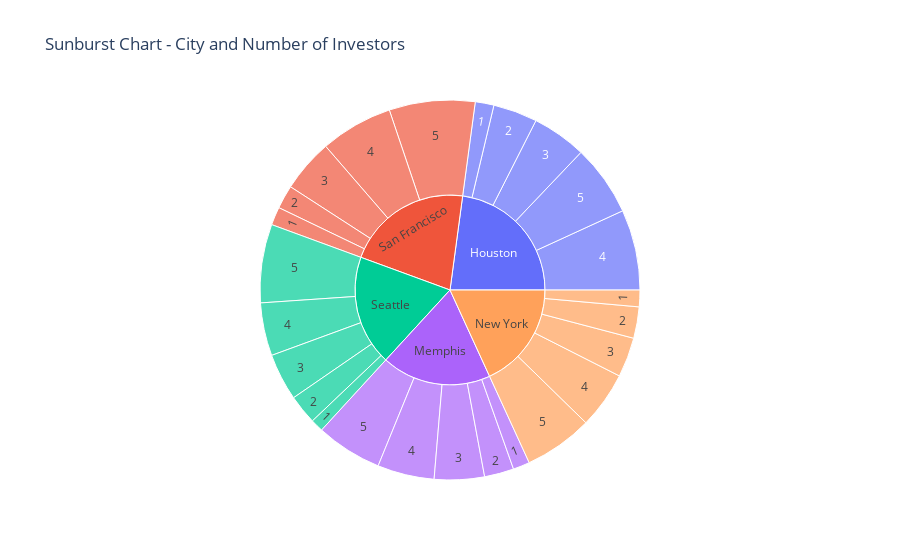

Source (notebook cell):
### Code cell
sunburst_fig = px.sunburst(data, path=['City', 'Number of investors in family'], values='Number of investors in family',
                            title='Sunburst Chart - City and Number of Investors')

# Show the plot
sunburst_fig.show()

### Figure 1 — Plotly figure (JSON) as saved in the notebook; plotly's stock layout.template omitted (floating-point values rounded to 4 significant figures)
{"data": [{"branchvalues": "total", "domain": {"x": [0, 1], "y": [0, 1]}, "hovertemplate": "labels=%{label}<br>Number of investors in family=%{value}<br>parent=%{parent}<br>id=%{id}<extra></extra>", "ids": ["Houston/1", "Memphis/1", "New York/1", "San Francisco/1", "Seattle/1", "Houston/2", "Memphis/2", "New York/2", "San Francisco/2", "Seattle/2", "Houston/3", "Memphis/3", "New York/3", "San Francisco/3", "Seattle/3", "Houston/4", "Memphis/4", "New York/4", "San Francisco/4", "Seattle/4", "Houston/5", "Memphis/5", "New York/5", "San Francisco/5", "Seattle/5", "Houston", "Memphis", "New York", "San Francisco", "Seattle"], "labels": ["1", "1", "1", "1", "1", "2", "2", "2", "2", "2", "3", "3", "3", "3", "3", "4", "4", "4", "4", "4", "5", "5", "5", "5", "5", "Houston", "Memphis", "New York", "San Francisco", "Seattle"], "name": "", "parents": ["Houston", "Memphis", "New York", "San Francisco", "Seattle", "Houston", "Memphis", "New York", "San Francisco", "Seattle", "Houston", "Memphis", "New York", "San Francisco", "Seattle", "Houston", "Memphis", "New York", "San Francisco", "Seattle", "Houston", "Memphis", "New York", "San Francisco", "Seattle", "", "", "", "", ""], "type": "sunburst", "values": [38, 34, 34, 37, 26, 90, 60, 64, 48, 60, 111, 102, 81, 108, 96, 164, 116, 116, 148, 108, 145, 135, 140, 175, 160, 548, 447, 435, 516, 450]}], "layout": {"legend": {"tracegroupgap": 0}, "title": {"text": "Sunburst Chart - City and Number of Investors"}}}
